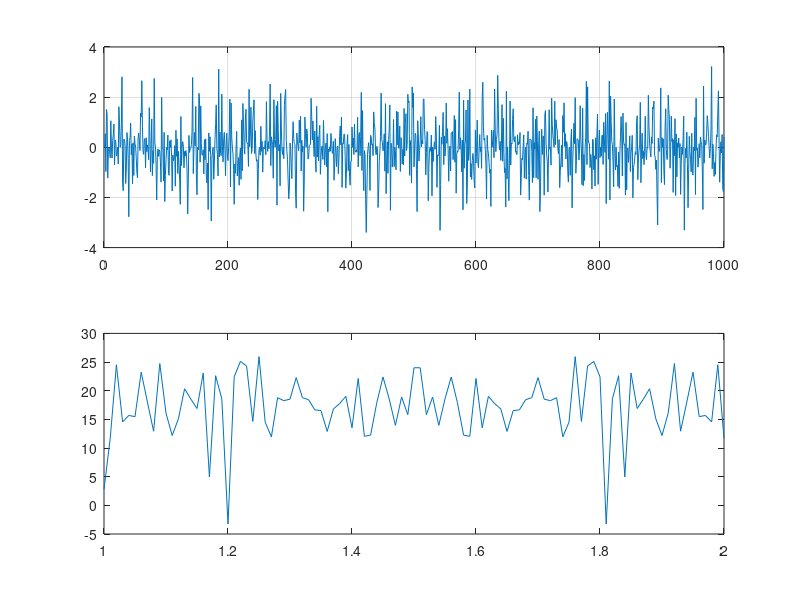

The MATLAB source for this figure:
clear all; 
close all ; 
clc ; 

Fs=10000;% freq d'echan
N=1000;

n= 0: N-1 ; %vecteur temps normalise 

Fs =  1000 ;  %frequance d echan
Ts = 1/Fs ; 

n= n*Ts; %vecteur temps reel 

A=sqrt(2); 
F0=80;

s = A*sin(2*pi*F0*n);
s=s.*randn(1,N);
subplot(211); plot(s); grid;

f =  1: 0.01 : 2; 
Sw = fft(s, length(f));
subplot(212) ,plot(f, 20*log10(abs(Sw)))
